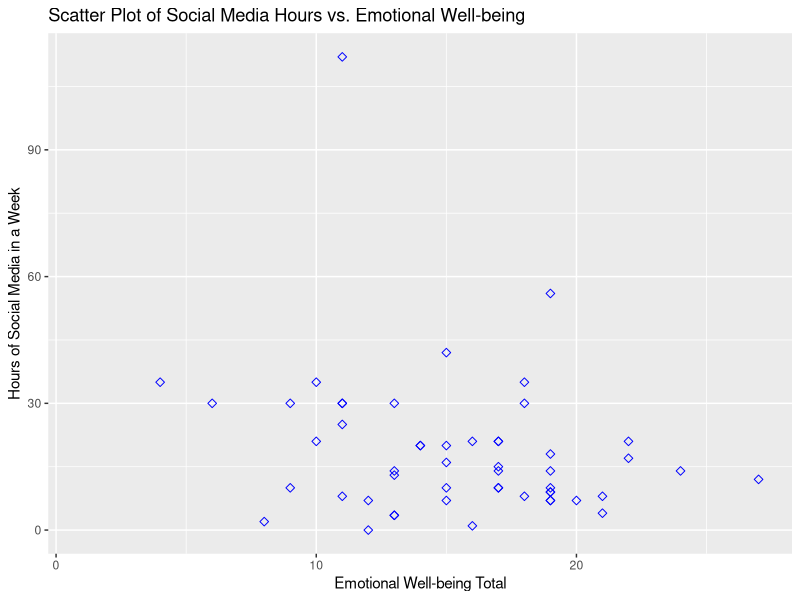

The R script that drew this image:
library("readxl")
library("ggplot2")

data <- read_excel("Colorado Mental Health Numerical Survey Results.xlsx")

ggplot(data, aes(x = `Emotional Wellbeing Total`, y = `How many hours a week do you spend on social media?`)) +
  geom_point(size = 2, shape = 23, color = "blue") +
  labs(title = "Scatter Plot of Social Media Hours vs. Emotional Well-being",
       x = "Emotional Well-being Total",
       y = "Hours of Social Media in a Week")


